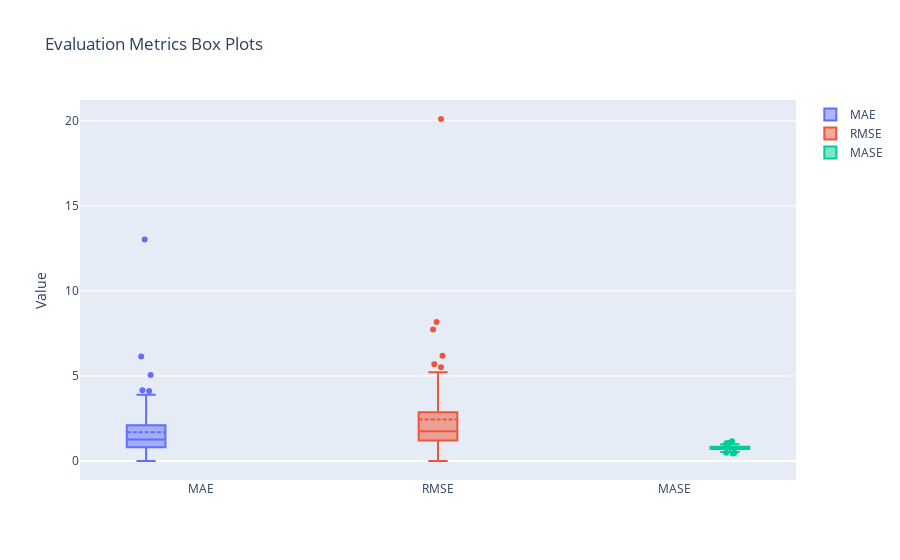

The cell this chart's notebook holds for it:
### Code cell
import plotly.graph_objs as go

# Create a box plot for MAE
trace1 = go.Box(
    y=results_df['MAE'],
    name="MAE",
    boxpoints='outliers',
    jitter=0.3,
    pointpos=0,
    boxmean=True
)

# Create a box plot for RMSE
trace2 = go.Box(
    y=results_df['RMSE'],
    name="RMSE",
    boxpoints='outliers',
    jitter=0.3,
    pointpos=0,
    boxmean=True
)

# Create a box plot for MASE
trace3 = go.Box(
    y=results_df['MASE'],
    name="MASE",
    boxpoints='outliers',
    jitter=0.3,
    pointpos=0,
    boxmean=True
)

# Create a layout for the box plots
layout = go.Layout(
    title="Evaluation Metrics Box Plots",
    yaxis=dict(title="Value"),
    boxmode='group'
)

# Combine the traces and layout into a single figure
fig = go.Figure(data=[trace1, trace2, trace3], layout=layout)

# Plot the figure
fig.show()
